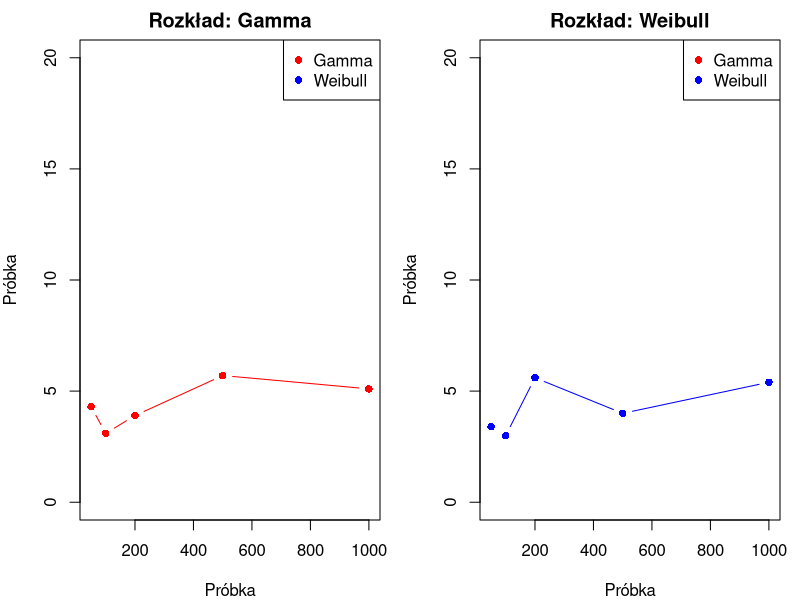

R code for this plot:
## ---- chunk 1
knitr::opts_chunk$set(echo = TRUE)
## ---- chunk 2
library(ggplot2)
library(nortest)
library(stats)
## ---- chunk 3

generate_samples <- function(n, dist_type, asym_param) {
  if (dist_type == "gamma") {
    return(rgamma(n, shape = asym_param))
  } else if (dist_type == "weibull") {
    return(rweibull(n, shape = asym_param))
  }
}

calculate_rejection_percentage <- function(n1, n2, dist_type, asym_param) {
  num_trials <- 1000
  num_rejections <- 0
  
  for (i in 1:num_trials) {
    sample1 <- generate_samples(n1, dist_type, asym_param)
    sample2 <- generate_samples(n2, dist_type, asym_param)
    
    ks_test <- ks.test(sample1, sample2)
    
    if (ks_test$p.value < 0.05) {
      num_rejections <- num_rejections + 1
    }
  }
  
  rejection_percentage <- num_rejections / num_trials * 100
  return(rejection_percentage)
}

## ---- chunk 4

dist_type <- c("gamma", "weibull")
asym_param <- c(2, 1) 

sample_sizes <- c(50, 100, 200, 500, 1000)

results <- matrix(0, nrow = length(dist_type), ncol = length(sample_sizes))
colnames(results) <- sample_sizes
rownames(results) <- dist_type


## ---- chunk 5

for (i in 1:length(dist_type)) {
  for (j in 1:length(sample_sizes)) {
    n1 <- sample_sizes[j]
    n2 <- sample_sizes[j]
    results[i, j] <- calculate_rejection_percentage(n1, n2, dist_type[i], asym_param[i])
  }
}

## ---- chunk 6

par(mfrow = c(1, 2), mar = c(4, 4, 2, 1))
colors <- c("red", "blue")
dist_labels <- c("Gamma", "Weibull")

for (i in 1:length(dist_type)) {
  plot(
    sample_sizes, results[i, ],
    type = "b", pch = 16, ylim = c(0, 20),
    xlab = "Próbka", ylab = "Próbka",
    main = paste("Rozkład:", dist_labels[i]), col = colors[i]
  )
  legend("topright", legend = c("Gamma", "Weibull"), col = colors, pch = 16)
}
